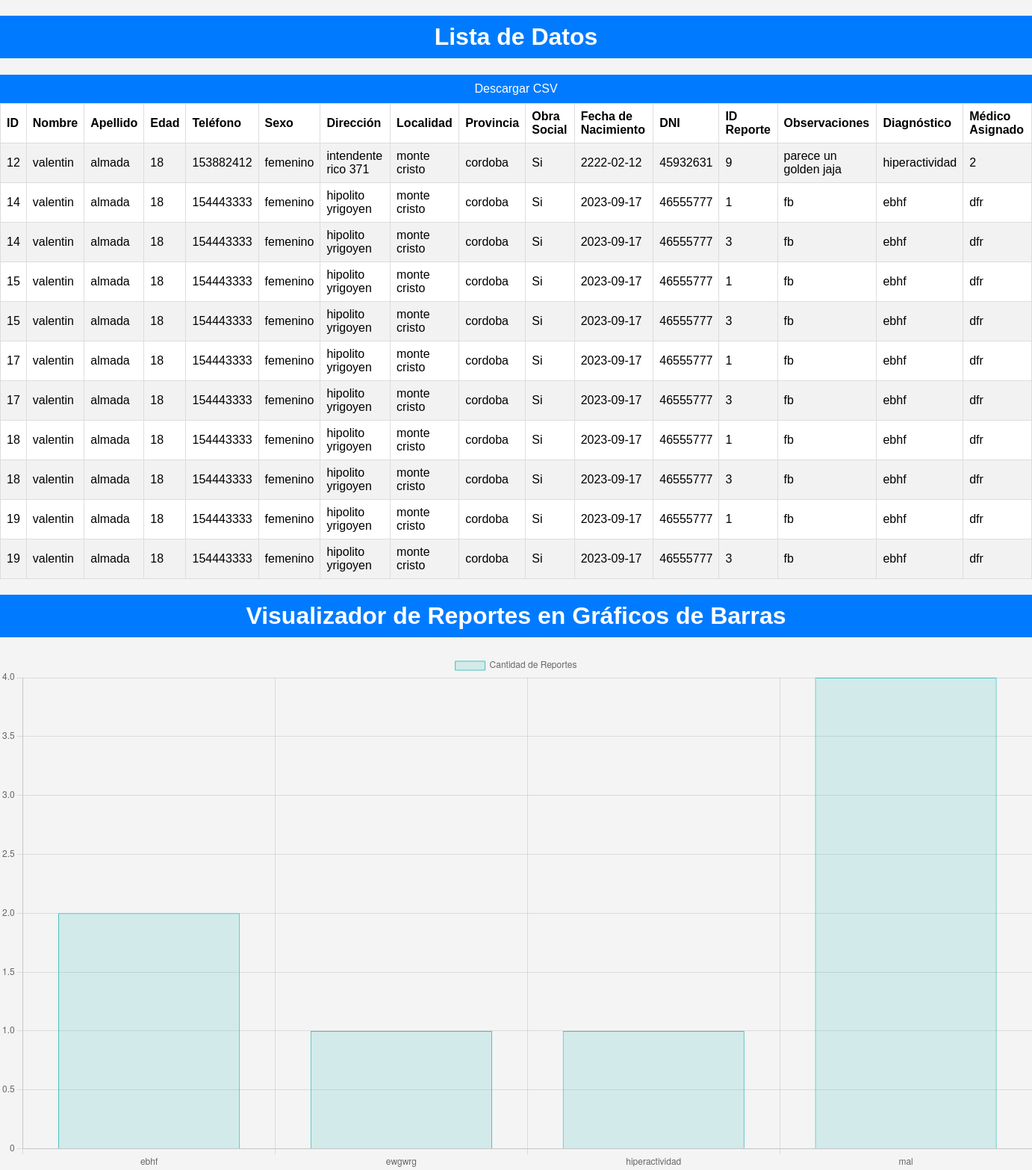
The page /olimpiadas-grupo8/pacientesRegistrados.php on the database its author committed.
### tables this page shows
CREATE TABLE `paciente` (
  `id_paciente` int(11) NOT NULL,
  `nombre` varchar(20) NOT NULL,
  `apellido` varchar(20) NOT NULL,
  `dni` int(11) NOT NULL,
  `edad` int(11) NOT NULL,
  `telefono` int(11) NOT NULL,
  `sexo` varchar(20) NOT NULL,
  `direccion` varchar(40) NOT NULL,
  `localidad` varchar(40) NOT NULL,
  `provincia` varchar(20) NOT NULL,
  `obraSocial` enum('Si','No') NOT NULL,
  `obraSocialTexto` varchar(20) NOT NULL,
  `fecha_nacimiento` date NOT NULL,
  `medicoAsignado` varchar(20) NOT NULL
);

CREATE TABLE `reporte` (
  `id_reporte` int(11) NOT NULL,
  `medicoAsignado` varchar(20) NOT NULL,
  `diagnostico` varchar(100) NOT NULL,
  `tratamiento` varchar(100) NOT NULL,
  `observaciones` varchar(100) NOT NULL,
  `dni` int(11) NOT NULL
);

### olimpiadas-grupo8/pacientesRegistrados.php (the view, shortened to what this page needs)
<!DOCTYPE html>
<html>
<head>
</head>
<body>
    <h1>Lista de Datos</h1>
<a href="generar_csv.php">Descargar CSV</a>
    <?php
    include("conexion.php");
    $sql = "SELECT * FROM paciente d, reporte r WHERE d.dni= r.dni";
    $result = $conexion->query($sql);
    if ($result->num_rows > 0) {
        echo "<table>";
        echo "<tr>";
        echo "<th>ID</th>";
        echo "<th>Nombre</th>";
        echo "<th>Apellido</th>";
        echo "<th>Edad</th>";
        echo "<th>Teléfono</th>";
        echo "<th>Sexo</th>";
        echo "<th>Dirección</th>";
        echo "<th>Localidad</th>";
        echo "<th>Provincia</th>";
        echo "<th>Obra Social</th>";
        echo "<th>Fecha de Nacimiento</th>";
        echo "<th>DNI</th>";
        echo "<th>ID Reporte</th>";
        echo "<th>Observaciones</th>";
        echo "<th>Diagnóstico</th>";
        echo "<th>Médico Asignado</th>";
        echo "</tr>";
        while ($row = $result->fetch_assoc()) {
            echo "<tr>";
            echo "<td>" . $row['id_paciente'] . "</td>";
            echo "<td>" . $row['nombre'] . "</td>";
            echo "<td>" . $row['apellido'] . "</td>";
            echo "<td>" . $row['edad'] . "</td>";
            echo "<td>" . $row['telefono'] . "</td>";
            echo "<td>" . $row['sexo'] . "</td>";
            echo "<td>" . $row['direccion'] . "</td>";
            echo "<td>" . $row['localidad'] . "</td>";
            echo "<td>" . $row['provincia'] . "</td>";
            echo "<td>" . $row['obraSocial'] . "</td>";
            echo "<td>" . $row['fecha_nacimiento'] . "</td>";
            echo "<td>" . $row['dni'] . "</td>";
            echo "<td>" . $row['id_reporte'] . "</td>";
            echo "<td>" . $row['observaciones'] . "</td>";
            echo "<td>" . $row['diagnostico'] . "</td>";
            echo "<td>" . $row['medicoAsignado'] . "</td>";
            echo "</tr>";
        }
        echo "</table>";
    } else {
        echo "No hay datos para mostrar.";
    }
    include("mostrar_reportes.php");
    ?>
    </body>
    </html>

### olimpiadas-grupo8/pacientesRegistrados.php (style rules this page uses)
table { border-collapse: collapse; width: 100%; }
th, td { border: 1px solid #dddddd; text-align: left; padding: 8px; }
tr:nth-child(even) { background-color: #f2f2f2; }
body { font-family: Arial, sans-serif; background-color: #f4f4f4; margin: 0; padding: 0; }
h1 { text-align: center; background-color: #007BFF; color: #fff; padding: 10px; }
table { border-collapse: collapse; width: 100%; background-color: #fff; }
a { display: block; margin-top: 10px; text-align: center; background-color: #007BFF; color: #fff; padding: 10px; text-decoration: none; }

### rows shown on the page
paciente: id_paciente "12", nombre "valentin", apellido "almada", edad "18", telefono "153882412", sexo "femenino", direccion "intendente rico 371", localidad "monte cristo", provincia "cordoba", obraSocial "Si", fecha_nacimiento "2222-02-12", reporte.dni "45932631", reporte.id_reporte "9", reporte.observaciones "parece un golden jaja", reporte.diagnostico "hiperactividad", reporte.medicoAsignado "2"
paciente: id_paciente "14", nombre "valentin", apellido "almada", edad "18", telefono "154443333", sexo "femenino", direccion "hipolito yrigoyen", localidad "monte cristo", provincia "cordoba", obraSocial "Si", fecha_nacimiento "2023-09-17", reporte.dni "46555777", reporte.id_reporte "1", reporte.observaciones "fb", reporte.diagnostico "ebhf", reporte.medicoAsignado "dfr", reporte.id_reporte "3"
paciente: id_paciente "15", nombre "valentin", apellido "almada", edad "18", telefono "154443333", sexo "femenino", direccion "hipolito yrigoyen", localidad "monte cristo", provincia "cordoba", obraSocial "Si", fecha_nacimiento "2023-09-17", reporte.dni "46555777", reporte.id_reporte "1", reporte.observaciones "fb", reporte.diagnostico "ebhf", reporte.medicoAsignado "dfr", reporte.id_reporte "3"
paciente: id_paciente "17", nombre "valentin", apellido "almada", edad "18", telefono "154443333", sexo "femenino", direccion "hipolito yrigoyen", localidad "monte cristo", provincia "cordoba", obraSocial "Si", fecha_nacimiento "2023-09-17", reporte.dni "46555777", reporte.id_reporte "1", reporte.observaciones "fb", reporte.diagnostico "ebhf", reporte.medicoAsignado "dfr", reporte.id_reporte "3"
paciente: id_paciente "18", nombre "valentin", apellido "almada", edad "18", telefono "154443333", sexo "femenino", direccion "hipolito yrigoyen", localidad "monte cristo", provincia "cordoba", obraSocial "Si", fecha_nacimiento "2023-09-17", reporte.dni "46555777", reporte.id_reporte "1", reporte.observaciones "fb", reporte.diagnostico "ebhf", reporte.medicoAsignado "dfr", reporte.id_reporte "3"
paciente: id_paciente "19", nombre "valentin", apellido "almada", edad "18", telefono "154443333", sexo "femenino", direccion "hipolito yrigoyen", localidad "monte cristo", provincia "cordoba", obraSocial "Si", fecha_nacimiento "2023-09-17", reporte.dni "46555777", reporte.id_reporte "1", reporte.observaciones "fb", reporte.diagnostico "ebhf", reporte.medicoAsignado "dfr", reporte.id_reporte "3"

### other values the page prints
chart data {{ json_encode($diagnosticos) }} ["ebhf","ewgwrg","hiperactividad","mal"]
chart data {{ json_encode($cantidades) }} ["2","1","1","4"]
